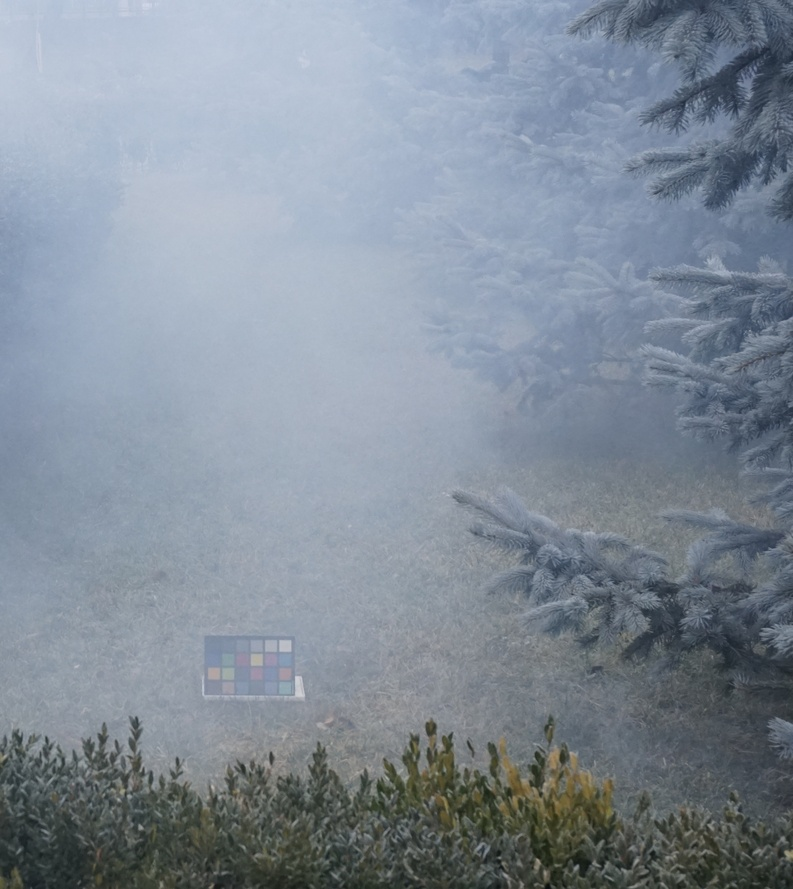
#> input picture data/raw/ohaze/hazy/08_outdoor_hazy.jpg, 793 x 889 px, shrunk from 2776 x 3112 before the run; its folder holds only this picture in this run
$ python run_clache.py
#> lines starting #> are read from the running program, lines starting #| are printed output that depends on the picture
#> further down, img is the input picture: shape (889, 793, 3); mean B, G, R 153.2, 141.1, 130.3
### src/algorithms/clahe.py
# src/algorithms/clahe.py
import cv2
import numpy as np

def dehaze(img_bgr, tile_grid_size=(8, 8), clip_limit=2.0, **kwargs):
    """
    使用 CLAHE 在 LAB 空间的 L 通道上做对比度增强。
    img_bgr: uint8 BGR 图像 (OpenCV 读入)
    返回: uint8 BGR
    """
#> called with tile_grid_size = (16, 16), clip_limit = 2
    lab = cv2.cvtColor(img_bgr, cv2.COLOR_BGR2LAB)
#> lab: shape (889, 793, 3); mean of channels 0, 1, 2 147.3, 126.8, 120.4
    l, a, b = cv2.split(lab)
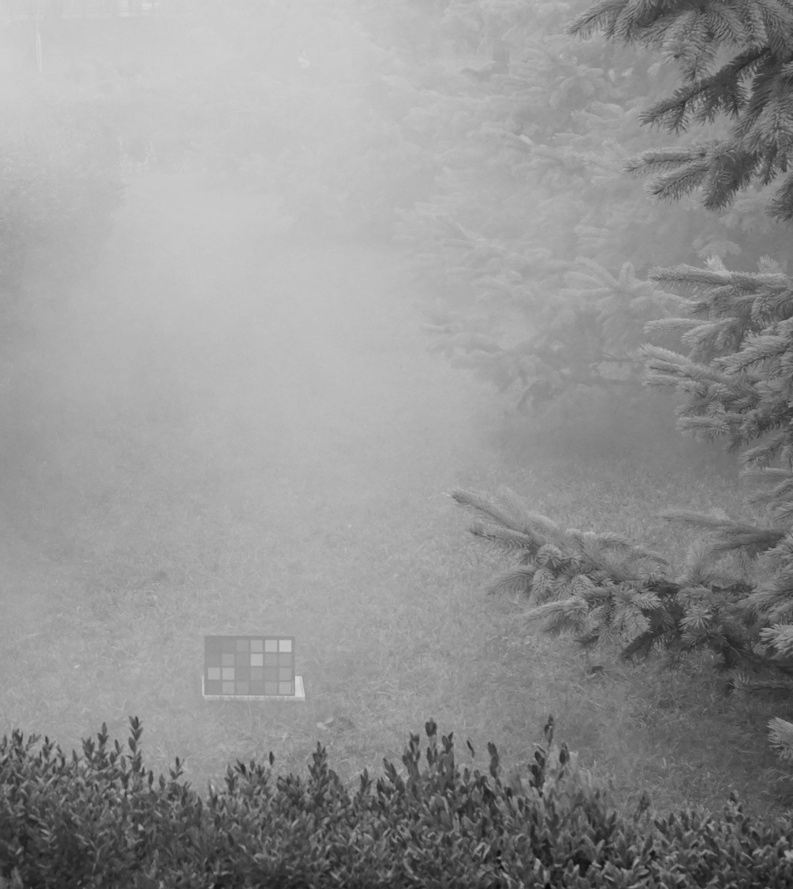
#> l: shape (889, 793); min 9, max 220, mean 147.3
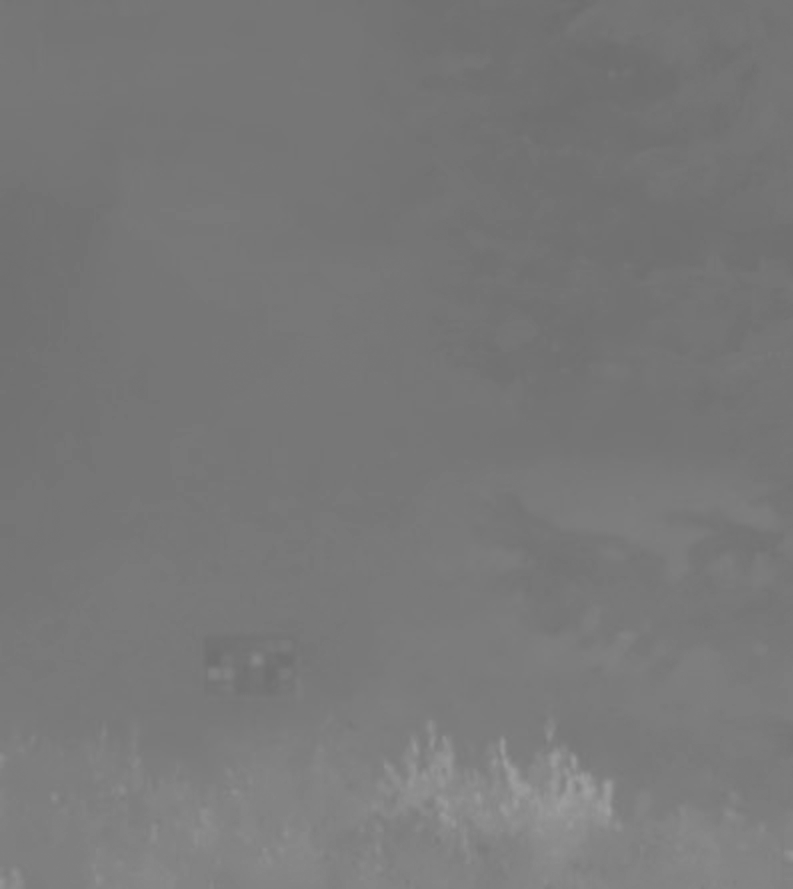
#> b: shape (889, 793); min 109, max 159, mean 120.4

    clahe = cv2.createCLAHE(
        clipLimit=float(clip_limit),
        tileGridSize=tuple(tile_grid_size)
    )
    l_eq = clahe.apply(l)
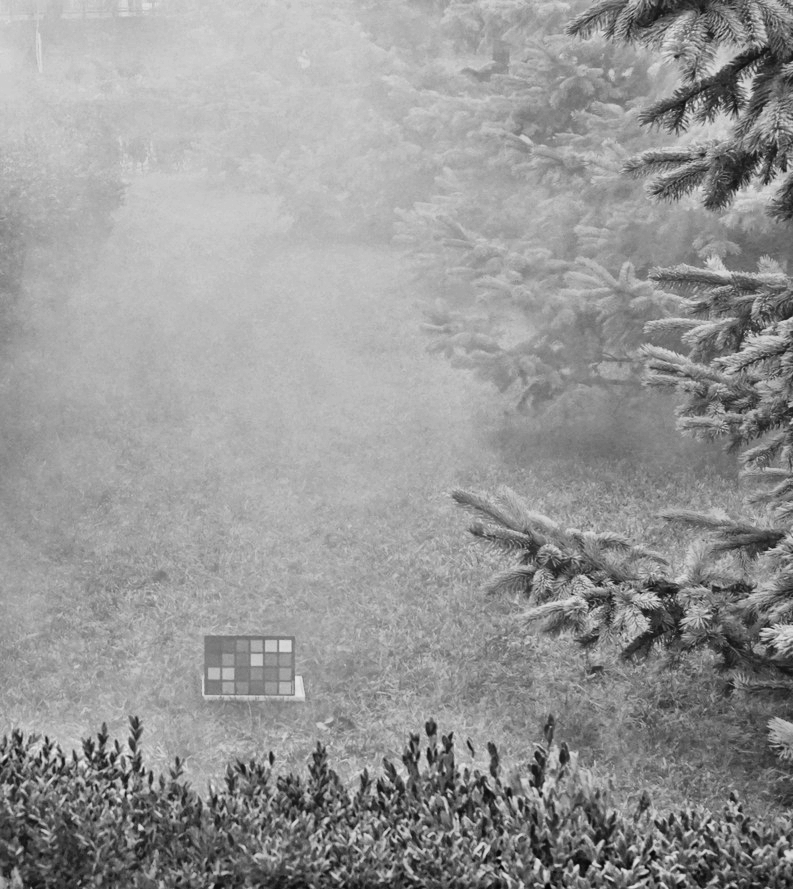
#> l_eq: shape (889, 793); min 4, max 232, mean 151.4

    lab_eq = cv2.merge((l_eq, a, b))
#> lab_eq: shape (889, 793, 3); mean of channels 0, 1, 2 151.4, 126.8, 120.4
    out_bgr = cv2.cvtColor(lab_eq, cv2.COLOR_LAB2BGR)
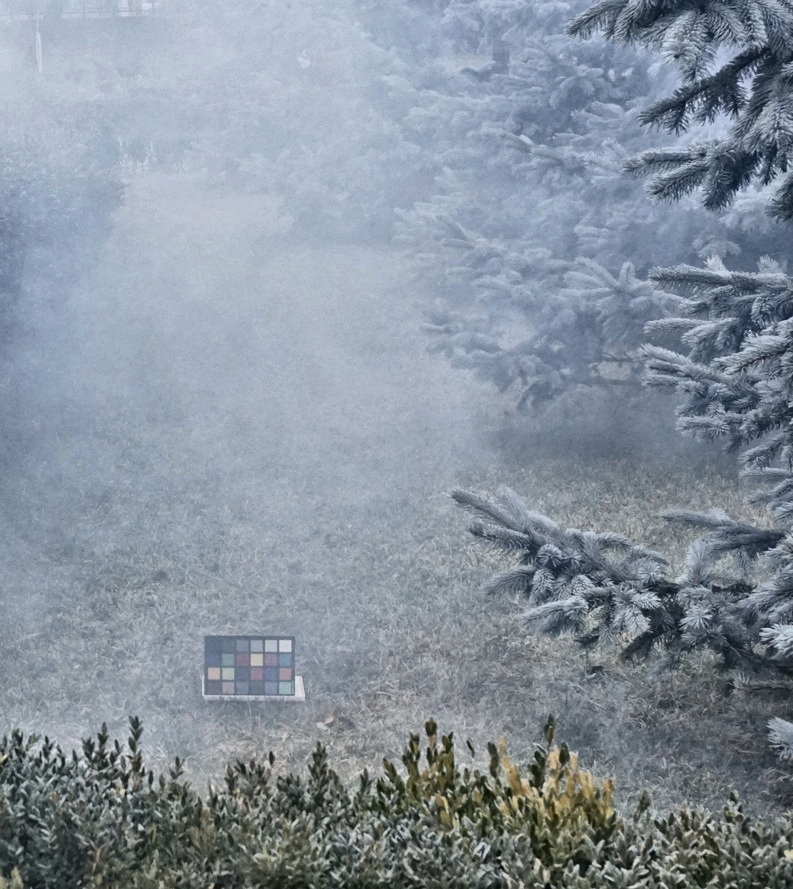
#> out_bgr: shape (889, 793, 3); mean B, G, R 157.4, 145.3, 134.4
    return out_bgr

### run_clache.py
import cv2
import os
from src.algorithms.clahe import dehaze

input_dir = "data/raw/ohaze/hazy"
output_dir = "data/results/clahe_simple"
os.makedirs(output_dir, exist_ok=True)

for fname in os.listdir(input_dir):
    if not fname.lower().endswith((".jpg", ".png", ".jpeg")):
        continue

    path = os.path.join(input_dir, fname)
    img = cv2.imread(path)

    out = dehaze(img, tile_grid_size=(16,16), clip_limit=2.0)

    cv2.imwrite(os.path.join(output_dir, fname), out)

print("CLAHE is done, result is stored at：", output_dir)

$ run again, on data/raw/ohaze/hazy/27_outdoor_hazy.jpg
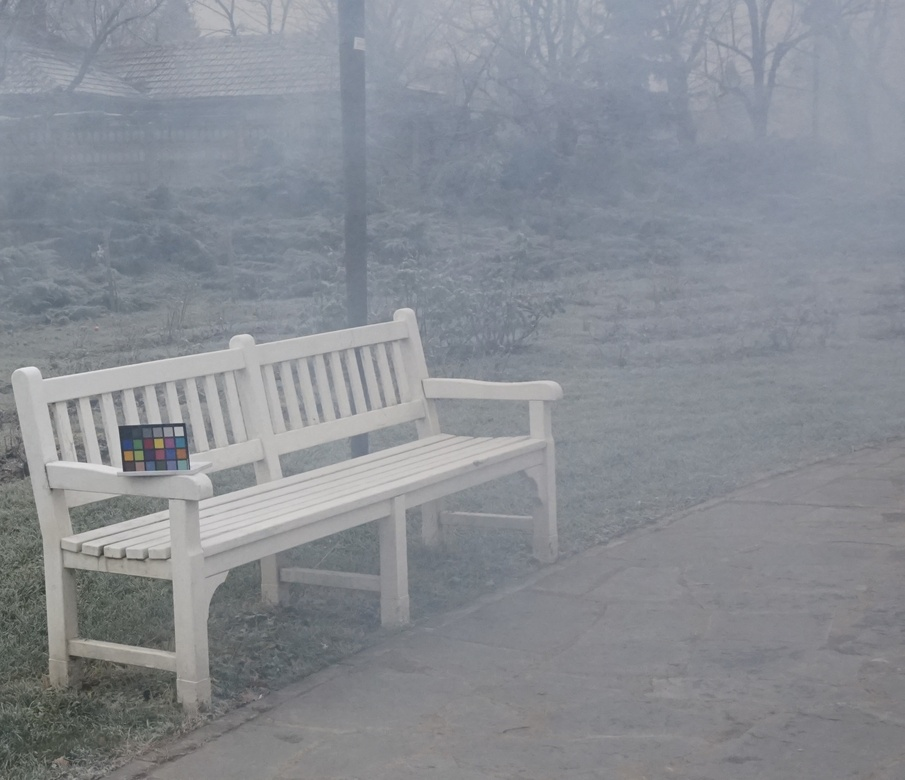
#> input picture data/raw/ohaze/hazy/27_outdoor_hazy.jpg, 905 x 780 px, shrunk from 2556 x 2202 before the run
#> img is the input picture: shape (780, 905, 3); mean B, G, R 147, 140.6, 136.7
#> lab: shape (780, 905, 3); mean of channels 0, 1, 2 148.7, 127.8, 124.1
#> in dehaze, `l_eq = clahe.apply(l)`:
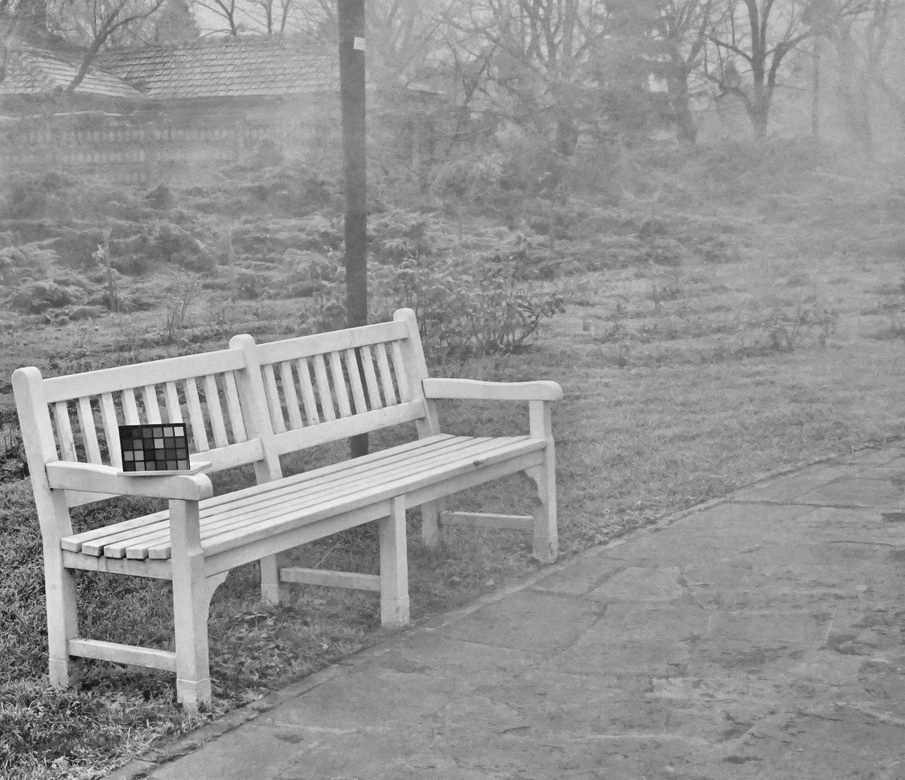
#> l_eq: shape (780, 905); min 12, max 247, mean 147.7
#> lab_eq: shape (780, 905, 3); mean of channels 0, 1, 2 147.7, 127.8, 124.1

$ run again, on data/raw/ohaze/hazy/28_outdoor_hazy.jpg
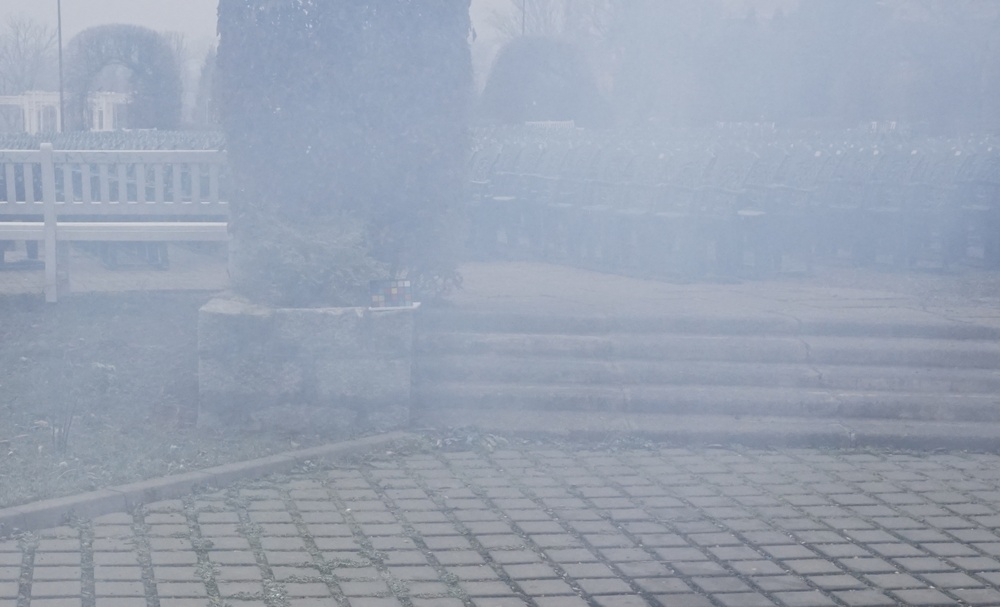
#> input picture data/raw/ohaze/hazy/28_outdoor_hazy.jpg, 1000 x 607 px, shrunk from 3346 x 2032 before the run
#> img is the input picture: shape (607, 1000, 3); mean B, G, R 177.8, 162.1, 152.5
#> lab: shape (607, 1000, 3); mean of channels 0, 1, 2 169.3, 127.9, 118.7
#> in dehaze, `l, a, b = cv2.split(lab)`:
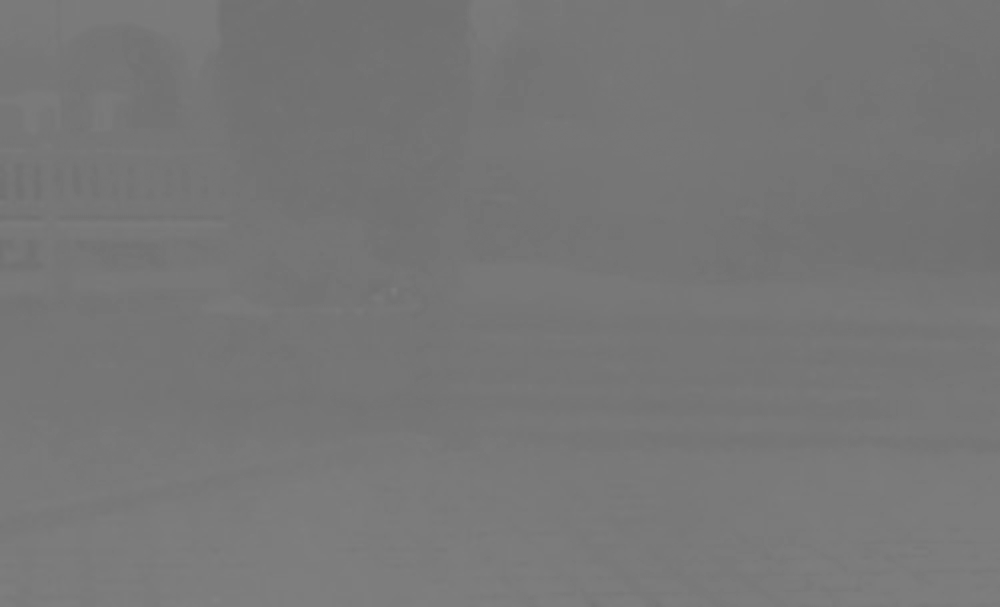
#> b: shape (607, 1000); min 111, max 130, mean 118.7
#> lab_eq: shape (607, 1000, 3); mean of channels 0, 1, 2 167.2, 127.9, 118.7
#> in dehaze, `out_bgr = cv2.cvtColor(lab_eq, cv2.COLOR_LAB2BGR)`:
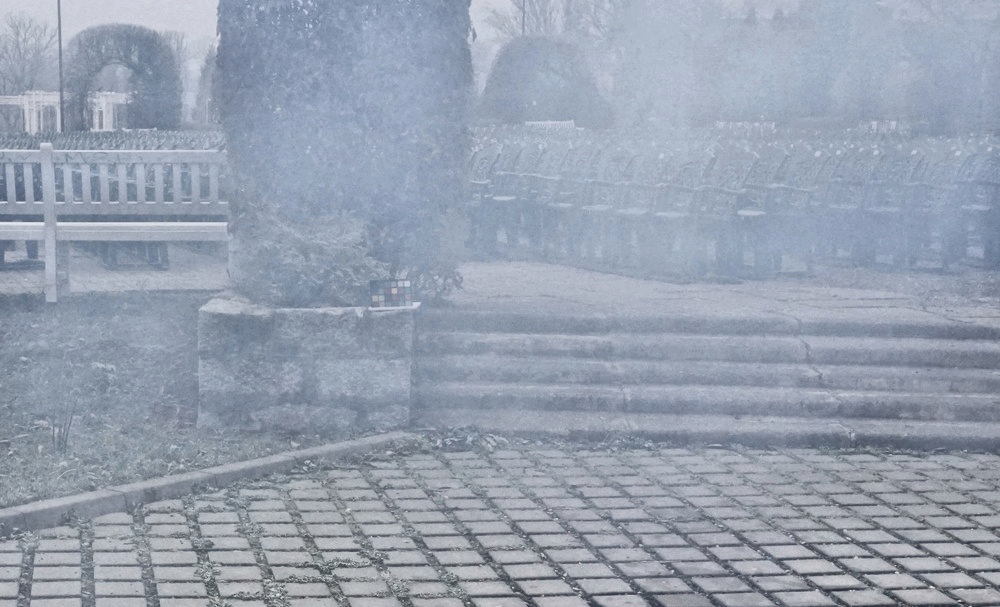
#> out_bgr: shape (607, 1000, 3); mean B, G, R 176, 160.3, 150.5

$ run again, on data/raw/ohaze/hazy/29_outdoor_hazy.jpg
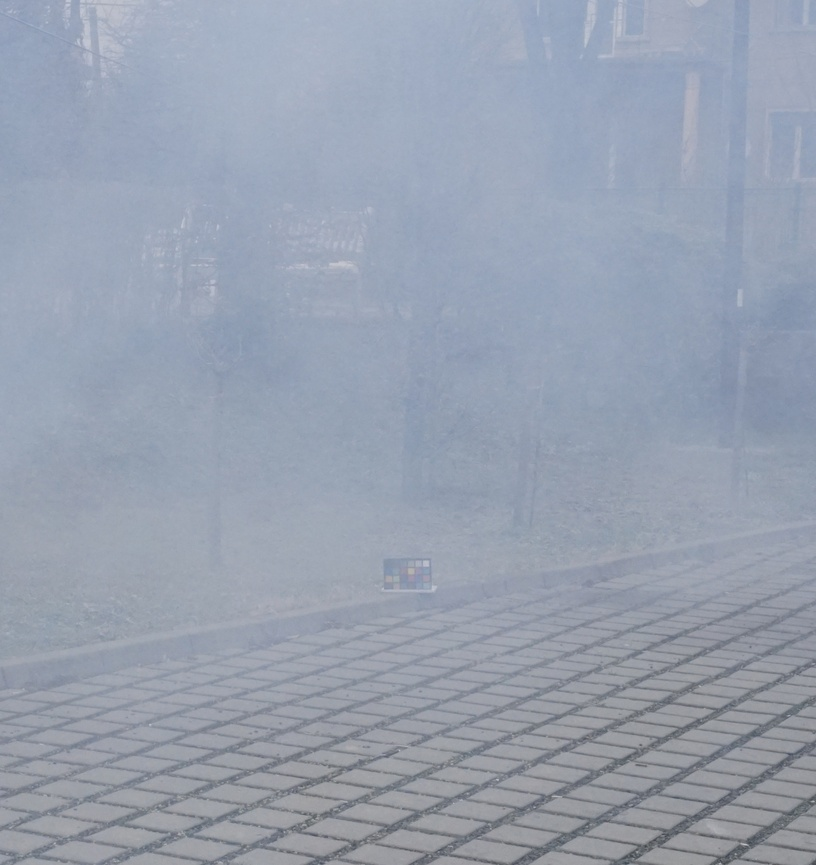
#> input picture data/raw/ohaze/hazy/29_outdoor_hazy.jpg, 816 x 865 px, shrunk from 2406 x 2552 before the run
#> img is the input picture: shape (865, 816, 3); mean B, G, R 176.1, 160.5, 151.5
#> lab: shape (865, 816, 3); mean of channels 0, 1, 2 167.9, 128.1, 118.8
#> in dehaze, `l, a, b = cv2.split(lab)`:
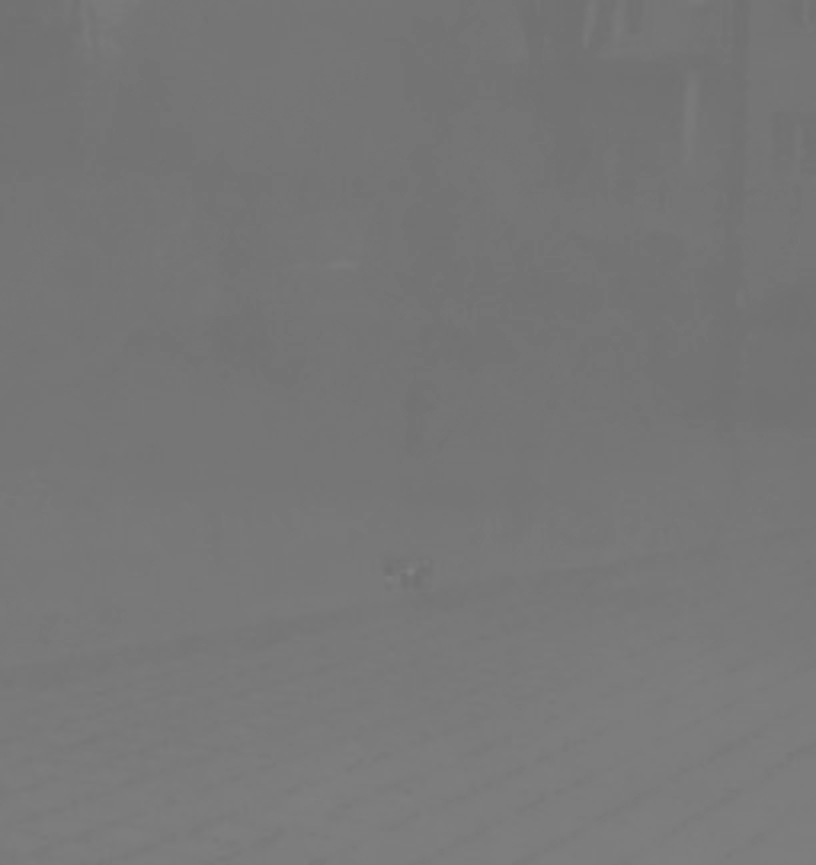
#> b: shape (865, 816); min 112, max 130, mean 118.8
#> lab_eq: shape (865, 816, 3); mean of channels 0, 1, 2 168.2, 128.1, 118.8
#> in dehaze, `out_bgr = cv2.cvtColor(lab_eq, cv2.COLOR_LAB2BGR)`:
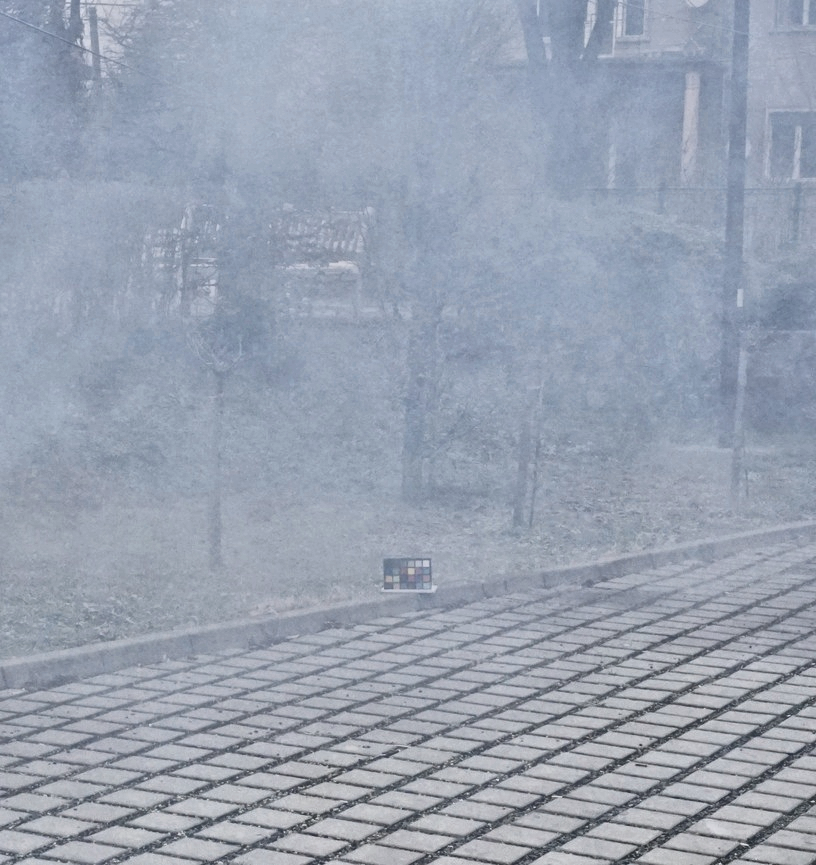
#> out_bgr: shape (865, 816, 3); mean B, G, R 176.7, 161.2, 152
